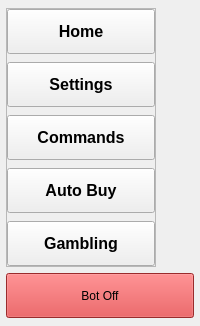
        <widget class="QWidget" name="side_menu" native="true">
         <layout class="QVBoxLayout" name="verticalLayout_2">
          <property name="spacing">
           <number>6</number>
          </property>
          <property name="leftMargin">
           <number>6</number>
          </property>
          <property name="topMargin">
           <number>8</number>
          </property>
          <property name="rightMargin">
           <number>6</number>
          </property>
          <property name="bottomMargin">
           <number>8</number>
          </property>
          <item alignment="Qt::AlignTop">
           <widget class="QFrame" name="buttons">
            <property name="minimumSize">
             <size>
              <width>150</width>
              <height>0</height>
             </size>
            </property>
            <property name="maximumSize">
             <size>
              <width>150</width>
              <height>16777215</height>
             </size>
            </property>
            <property name="frameShape">
             <enum>QFrame::StyledPanel</enum>
            </property>
            <property name="frameShadow">
             <enum>QFrame::Raised</enum>
            </property>
            <layout class="QVBoxLayout" name="verticalLayout_3">
             <property name="spacing">
              <number>8</number>
             </property>
             <property name="leftMargin">
              <number>0</number>
             </property>
             <property name="topMargin">
              <number>0</number>
             </property>
             <property name="rightMargin">
              <number>0</number>
             </property>
             <property name="bottomMargin">
              <number>0</number>
             </property>
             <item>
              <widget class="QPushButton" name="home_btn">
               <property name="minimumSize">
                <size>
                 <width>0</width>
                 <height>45</height>
                </size>
               </property>
               <property name="maximumSize">
                <size>
                 <width>16777215</width>
                 <height>45</height>
                </size>
               </property>
               <property name="font">
                <font>
                 <family>Segoe UI</family>
                 <pointsize>12</pointsize>
                 <weight>75</weight>
                 <bold>true</bold>
                </font>
               </property>
               <property name="cursor">
                <cursorShape>PointingHandCursor</cursorShape>
               </property>
               <property name="text">
                <string>Home</string>
               </property>
               <property name="icon">
                <iconset resource="icons.qrc">
                 <normaloff>:/icons/icons/home.svg</normaloff>:/icons/icons/home.svg</iconset>
               </property>
               <property name="iconSize">
                <size>
                 <width>20</width>
                 <height>20</height>
                </size>
               </property>
              </widget>
             </item>
             <item>
              <widget class="QPushButton" name="settings_btn">
               <property name="minimumSize">
                <size>
                 <width>0</width>
                 <height>45</height>
                </size>
               </property>
               <property name="maximumSize">
                <size>
                 <width>16777215</width>
                 <height>45</height>
                </size>
               </property>
               <property name="font">
                <font>
                 <family>Segoe UI</family>
                 <pointsize>12</pointsize>
                 <weight>75</weight>
                 <bold>true</bold>
                </font>
               </property>
               <property name="cursor">
                <cursorShape>PointingHandCursor</cursorShape>
               </property>
               <property name="text">
                <string>Settings</string>
               </property>
               <property name="icon">
                <iconset resource="icons.qrc">
                 <normaloff>:/icons/icons/settings.svg</normaloff>:/icons/icons/settings.svg</iconset>
               </property>
               <property name="iconSize">
                <size>
                 <width>20</width>
                 <height>20</height>
                </size>
               </property>
              </widget>
             </item>
             <item>
              <widget class="QPushButton" name="commands_btn">
               <property name="minimumSize">
                <size>
                 <width>0</width>
                 <height>45</height>
                </size>
               </property>
               <property name="maximumSize">
                <size>
                 <width>16777215</width>
                 <height>45</height>
                </size>
               </property>
               <property name="font">
                <font>
                 <family>Segoe UI</family>
                 <pointsize>12</pointsize>
                 <weight>75</weight>
                 <bold>true</bold>
                </font>
               </property>
               <property name="cursor">
                <cursorShape>PointingHandCursor</cursorShape>
               </property>
               <property name="text">
                <string>Commands</string>
               </property>
               <property name="icon">
                <iconset resource="icons.qrc">
                 <normaloff>:/icons/icons/toggle-right.svg</normaloff>:/icons/icons/toggle-right.svg</iconset>
               </property>
               <property name="iconSize">
                <size>
                 <width>20</width>
                 <height>20</height>
                </size>
               </property>
              </widget>
             </item>
             <item>
              <widget class="QPushButton" name="auto_buy_btn">
               <property name="minimumSize">
                <size>
                 <width>0</width>
                 <height>45</height>
                </size>
               </property>
               <property name="maximumSize">
                <size>
                 <width>16777215</width>
                 <height>45</height>
                </size>
               </property>
               <property name="font">
                <font>
                 <family>Segoe UI</family>
                 <pointsize>12</pointsize>
                 <weight>75</weight>
                 <bold>true</bold>
                </font>
               </property>
               <property name="cursor">
                <cursorShape>PointingHandCursor</cursorShape>
               </property>
               <property name="text">
                <string>Auto Buy</string>
               </property>
               <property name="icon">
                <iconset resource="icons.qrc">
                 <normaloff>:/icons/icons/shopping-cart.svg</normaloff>:/icons/icons/shopping-cart.svg</iconset>
               </property>
               <property name="iconSize">
                <size>
                 <width>20</width>
                 <height>20</height>
                </size>
               </property>
              </widget>
             </item>
             <item>
              <widget class="QPushButton" name="gambling_btn">
               <property name="minimumSize">
                <size>
                 <width>0</width>
                 <height>45</height>
                </size>
               </property>
               <property name="maximumSize">
                <size>
                 <width>16777215</width>
                 <height>45</height>
                </size>
               </property>
               <property name="font">
                <font>
                 <family>Segoe UI</family>
                 <pointsize>12</pointsize>
                 <weight>75</weight>
                 <bold>true</bold>
                </font>
               </property>
               <property name="cursor">
                <cursorShape>PointingHandCursor</cursorShape>
               </property>
               <property name="text">
                <string>Gambling</string>
               </property>
               <property name="icon">
                <iconset resource="icons.qrc">
                 <normaloff>:/icons/icons/dollar-sign.svg</normaloff>:/icons/icons/dollar-sign.svg</iconset>
               </property>
               <property name="iconSize">
                <size>
                 <width>20</width>
                 <height>20</height>
                </size>
               </property>
              </widget>
             </item>
            </layout>
           </widget>
          </item>
          <item>
           <widget class="QPushButton" name="toggle">
            <property name="enabled">
             <bool>true</bool>
            </property>
            <property name="sizePolicy">
             <sizepolicy hsizetype="Minimum" vsizetype="Fixed">
              <horstretch>0</horstretch>
              <verstretch>0</verstretch>
             </sizepolicy>
            </property>
            <property name="minimumSize">
             <size>
              <width>0</width>
              <height>45</height>
             </size>
            </property>
            <property name="maximumSize">
             <size>
              <width>16777215</width>
              <height>45</height>
             </size>
            </property>
            <property name="cursor">
             <cursorShape>PointingHandCursor</cursorShape>
            </property>
            <property name="styleSheet">
             <string notr="true">background-color : #d83c3e</string>
            </property>
            <property name="text">
             <string>Bot Off</string>
            </property>
           </widget>
          </item>
         </layout>
        </widget>
